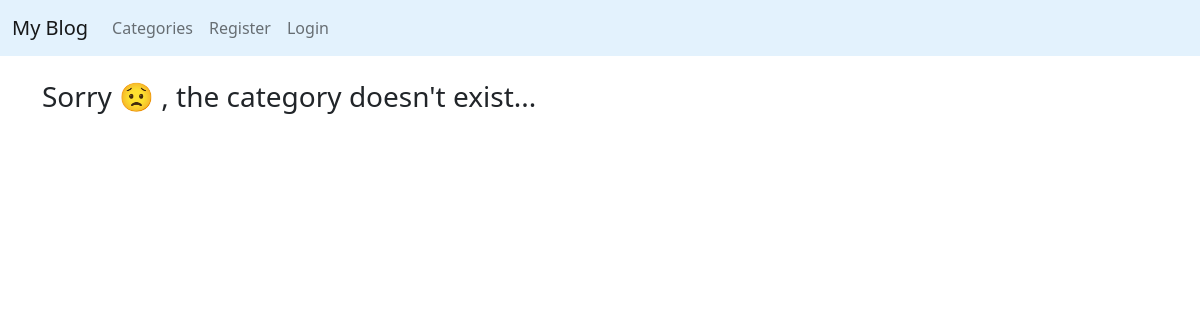
/category/suggestions/, run on an earlier commit of the app's database.
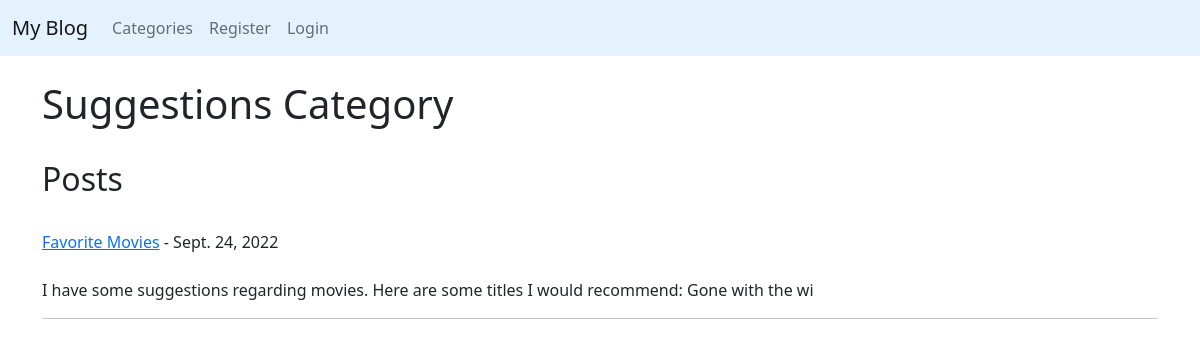
And on a later commit of the database.
### myblog/models.py (models this page shows, shortened)
class Post(models.Model):
  title = models.CharField(max_length=255)
  title_tag = models.CharField(max_length=255)
  author = models.ForeignKey(User, on_delete=models.CASCADE)
  body = models.TextField()
  post_date = models.DateField(auto_now_add=True)
  category = models.CharField(max_length=255, default='coding')

### myblog/views.py (the view)
# urls.py: path('category/<str:cats>/', CategoryView, name ='category'),
def CategoryView(request, cats):
  category_posts = Post.objects.filter(category=cats.replace('-', ' '))
  return render(request, 'categories.html', {'cats':cats.title().replace('-', ' '), 'category_posts':category_posts})

### myblog/templates/categories.html (shortened to what this page needs)
{%extends 'base.html'%} {%block content%}
{% if category_posts %}
  <h1>{{ cats }} Category</h1>
  <br />
  <h2>Posts</h2>
    {%for post in category_posts%}
        <a href="{% url 'article-detail' post.pk %}"> <br /> {{ post.title }}</a> - {{ post.post_date }} <br />
        {{ post.author.first_name }} {{ post.author.last_name }} <br />
        {{ post.body | slice:":100" | safe }} <br/>
        <hr />
    {%endfor%}
  </div>
{% else %}
    <div>
      <h3>Sorry 😟 , the category doesn't exist...</h3>
  </div>
{% endif %}
{%endblock%}

What changed in the data, as far as the page shows it:
added Post: category "Suggestions", title "Favorite Movies", post_date "Sept. 24, 2022", body "I have some suggestions regarding movies. Here are some titles I would recommend: Gone with the wi"
Also different on the page:
text no longer shown: "Sorry 😟 , the category doesn't exist..."
text now shown: "Category Posts"
